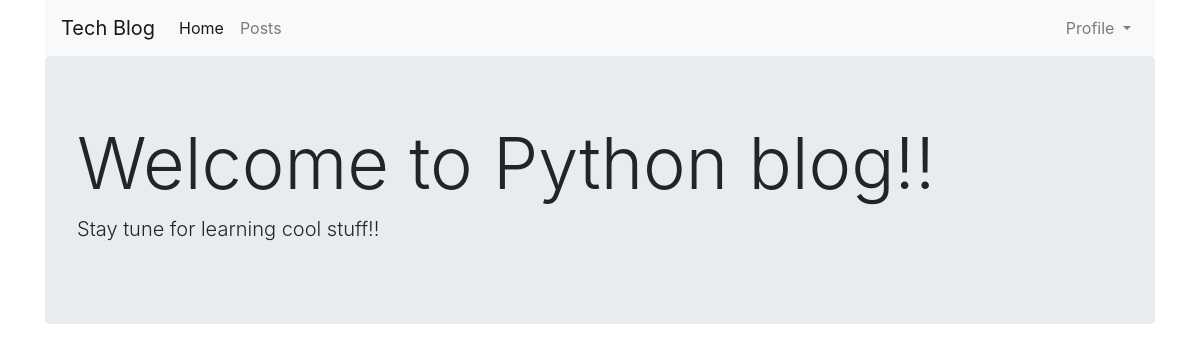
Before: / with the older database file.
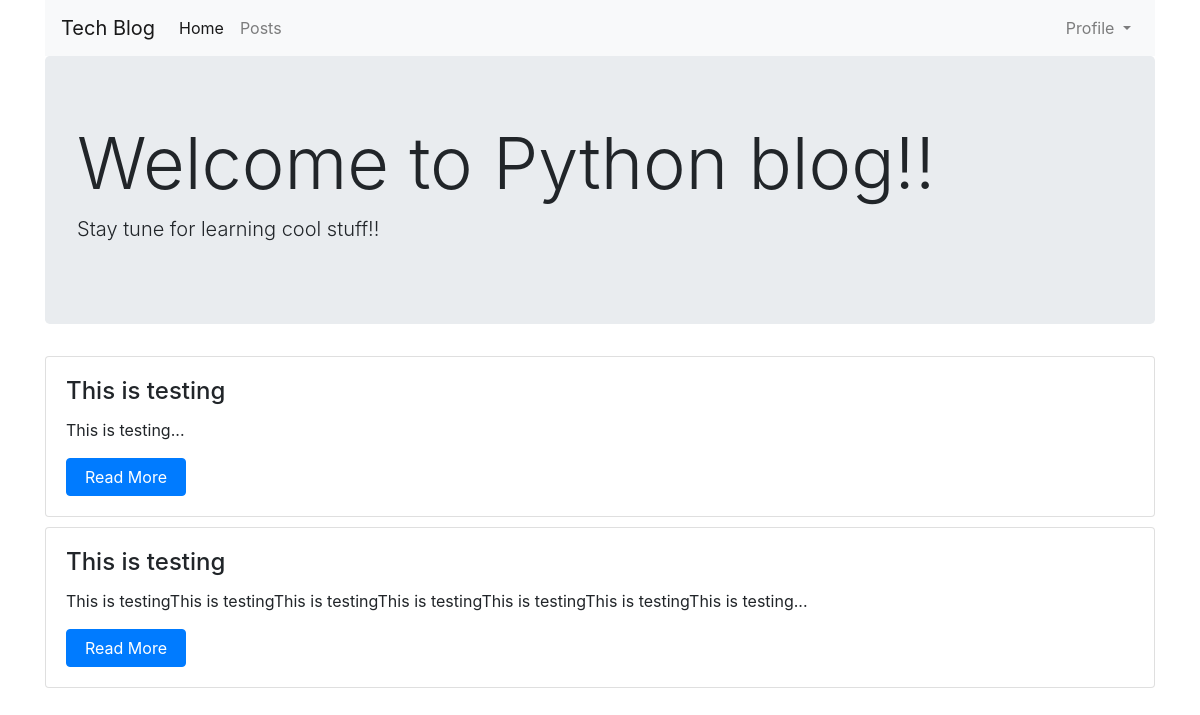
After: the same page with the newer database file.
### blog/models.py (models this page shows, shortened)
class Post(models.Model):
    user = models.ForeignKey("auth.User", on_delete=models.CASCADE, default=1)
    slug = models.SlugField(max_length=300)
    title = models.CharField(max_length=50)
    approvals = models.BooleanField(default=True)
    content = models.TextField()

### blog/views.py (the view)
# urls.py: path('', views.PostList.as_view(), name='home'),
class PostList(generic.ListView):
    template_name = 'blog/posts.html'
    queryset = Post.objects.all()
    def get_context_data(self, **kwargs):
        context = super().get_context_data(**kwargs)
        context["posts"] = Post.objects.filter(approvals = True)
        return context

### templates/blog/posts.html (shortened to what this page needs)
{% extends 'blog/home.html' %}
{% block block_content %}
{% for post in posts %}
<div class="card" style="margin-top:10px; margin-bottom:10px">
    <div class="card-body">
        <h4 class="card-title">{{post.title}}</h4>
        <p class="card-text">{{post.content|slice:"0:500"|safe}}...</p>
        <a name="" id="" style="width:120px" class="btn btn-primary" href="{%url 'post-detail' post.pk%}" role="button">Read More</a>
    </div>
</div>
{% endfor %}
{% endblock  %}

Changed rows visible on the page:
added Post: title "This is testing", content "This is testing"
added Post: title "This is testing", content "This is testingThis is testingThis is testingThis is testingThis is testingThis is testingThis is testing"
